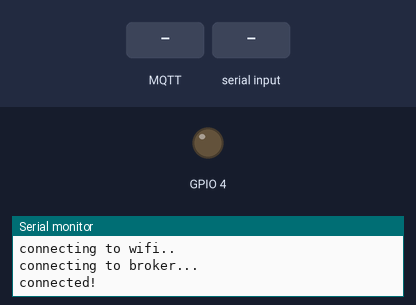
A sketch run on a simulated ESP32. On the bench: output pins drawn as LEDs (lit = HIGH), the last lines printed to the serial monitor. The inputs (shaded band) are chosen by the test bench. WiFi joins after 1.5 s; servers stay silent unless stated; random numbers use the default seed unless the sketch sets one; no MQTT or app messages arrive unless stated.

Above: at 6.2 s.
6.3 s: MQTT message "2" arrives on the first subscribed topic
At 7.1 s:
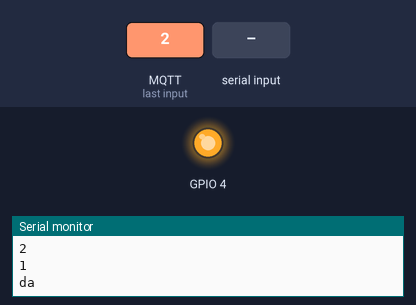
8.8 s: "2\n" received over Serial
10.3 s: MQTT message "on" arrives on the first subscribed topic
11.8 s: MQTT message "off" arrives on the first subscribed topic
Timing chart, 0 to 14.3 s (numbered marks = the images above; inputs shaded):
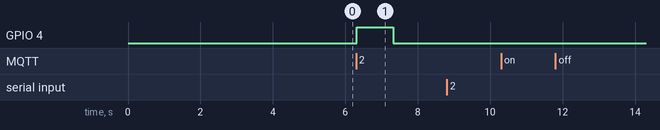

Measured:
- after the input at 6.3 s, GPIO 4: LOW → HIGH at once, → LOW 1.0 s later

The sketch:

esp32latest.ino.ino
```cpp
//---------------------------------------------------------------
// This example uses an ESP8266 or ESP32 Board to connect to shiftr.io.
// Modified by Ilias Lamprou at sep/25/2018
// You can check on your device after a successful connection here: https://shiftr.io/try.
// Original example by Joël Gähwiler https://github.com/256dpi/arduino-mqtt
//---------------------------------------------------------------

//#include <ESP8266WiFi.h>  // ESP8266
#include <WiFi.h>       // for ESP32 enable this line and disable the previous
#include <MQTTClient.h>
#include <SoftwareSerial.h>
SoftwareSerial sw(3,1); // RX, TX
int a=1;
//------ wifi settings
char ssid[] = "Epic Lab"; //  Change this to your network SSID (name).
char pass[] = "@@ataikram@@";  // Change this your network password

//------ MQTT broker settings and topics
const char* broker = "broker.shiftr.io";
char mqttUserName[] = "virtuinos";
char mqttPass[] = "12345678";

const char* topic_pub_temperature = "input_1";

String arr[100];
String payload1;
int count=0;
WiFiClient net;
MQTTClient client;
unsigned long lastMillis = 0;

//========================================= connect
void connect() {
  Serial.print("\nconnecting to wifi.");
  while (WiFi.status() != WL_CONNECTED) {
    Serial.print(".");
    delay(5000);
  }
  //--- create a random client id
  char clientID[] ="ESP8266_0000000000";  // For random generation of client ID.
  for (int i = 8; i <18 ; i++) clientID[i]=  char(48+random(10));

  Serial.print("\nconnecting to broker...");
  while (!client.connect(clientID,mqttUserName,mqttPass)) {
    Serial.print(".");
    delay(5000);
  }
  Serial.println("\nconnected!");
  client.subscribe("input_1");
  // client.unsubscribe("motor_command");
}

//========================================= messageReceived
void messageReceived(String &topic, String &payload) {
 // Serial.println(payload);

//&& payload!=arr[count-1]

    if(payload!="0"  ){
       payload1=payload;
         arr[count]=payload;

         Serial.println(arr[count]);

         client.unsubscribe("input_1");
         count=count+1;
         Serial.println(count);

         payload="0";
        // delay(1000);
     }


}

//========================================= setup
//=========================================
void setup() {
  Serial.begin(115200);
  WiFi.begin(ssid, pass); // Note: Local domain names (e.g. "Computer.local" on OSX) are not supported by Arduino. You need to set the IP address directly.
  client.begin(broker, net);
//  pinMode(D4,OUTPUT);
  client.onMessage(messageReceived);
  connect();
  // sw.begin(115200);
   pinMode(4,OUTPUT);
}
//========================================= loop
//=========================================
void loop() {
  client.loop();
  delay(10);  // <- fixes some issues with WiFi stability
  if (!client.connected()){
  connect();

  }
  client.subscribe("input_1");


       if(payload1=="2")
  {
     Serial.println("da");
        digitalWrite(4,HIGH);
        delay(1000);
        digitalWrite(4,LOW);
      //client.unsubscribe("input_1");
     payload1="0";
   // delay(1000);
  }

 if (Serial.available() > 0) {
     char bfr[501];
     char bfr1[501];
     memset(bfr,0, 501);
     Serial.readBytesUntil( '\n',bfr,500);
    // publishSerialData(bfr);
     Serial.print("data=");
     Serial.println(bfr);
     String phrase;

phrase = String(phrase + bfr);
int b=phrase.length();
Serial.println(b);
for(int j=0;j<count;j++)
{

//if(b==5)
//{
int a= phrase.compareTo(arr[j]);
     if(a==13)

     {
        Serial.println("da");
        digitalWrite(4,HIGH);
     delay(5000);
     digitalWrite(4,LOW);
     delay(5000);
     }
//     if(==1)
//     {
//
//          Serial.println("da");
//     }
//}

//     if(phrase==arr[j])
//
//     {
//          Serial.print("da");
//     }

}  }

}
```
